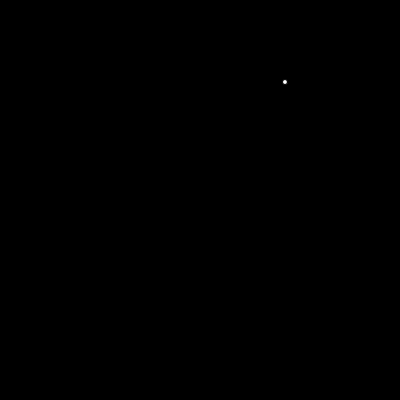
Frame 1 (no input)
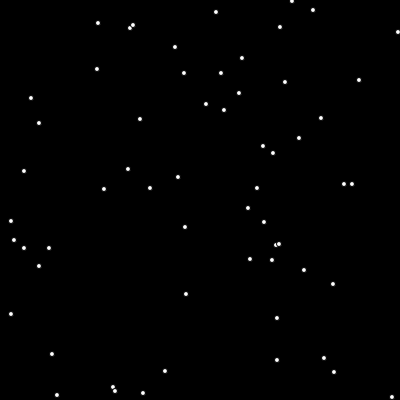
Frame 60 (no input)
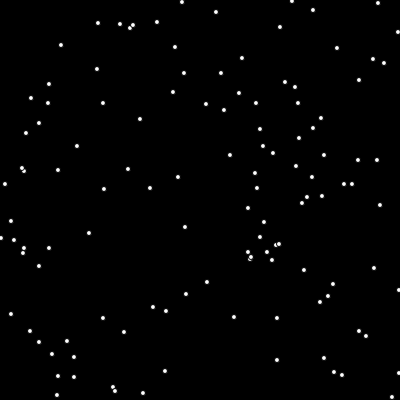
Frame 120 (the mouse pressed at the canvas centre since frame 60)

The p5.js sketch that drew these frames (run headless with seeded random() and noise() and a simulated clock; from frame 60 on, the mouse is pressed at the canvas centre):

// p5.js sketch
// ── sketch.js
let dot = {
  x: 0,
  y: 0,
  size: 5
}

function setup() {
  createCanvas(400, 400);
  background(0);
}

function draw() {
  dot.x = floor(random(400));
  dot.y = floor(random(400));
  fill(255);
  ellipse(dot.x, dot.y, dot.size, dot.size);
}
